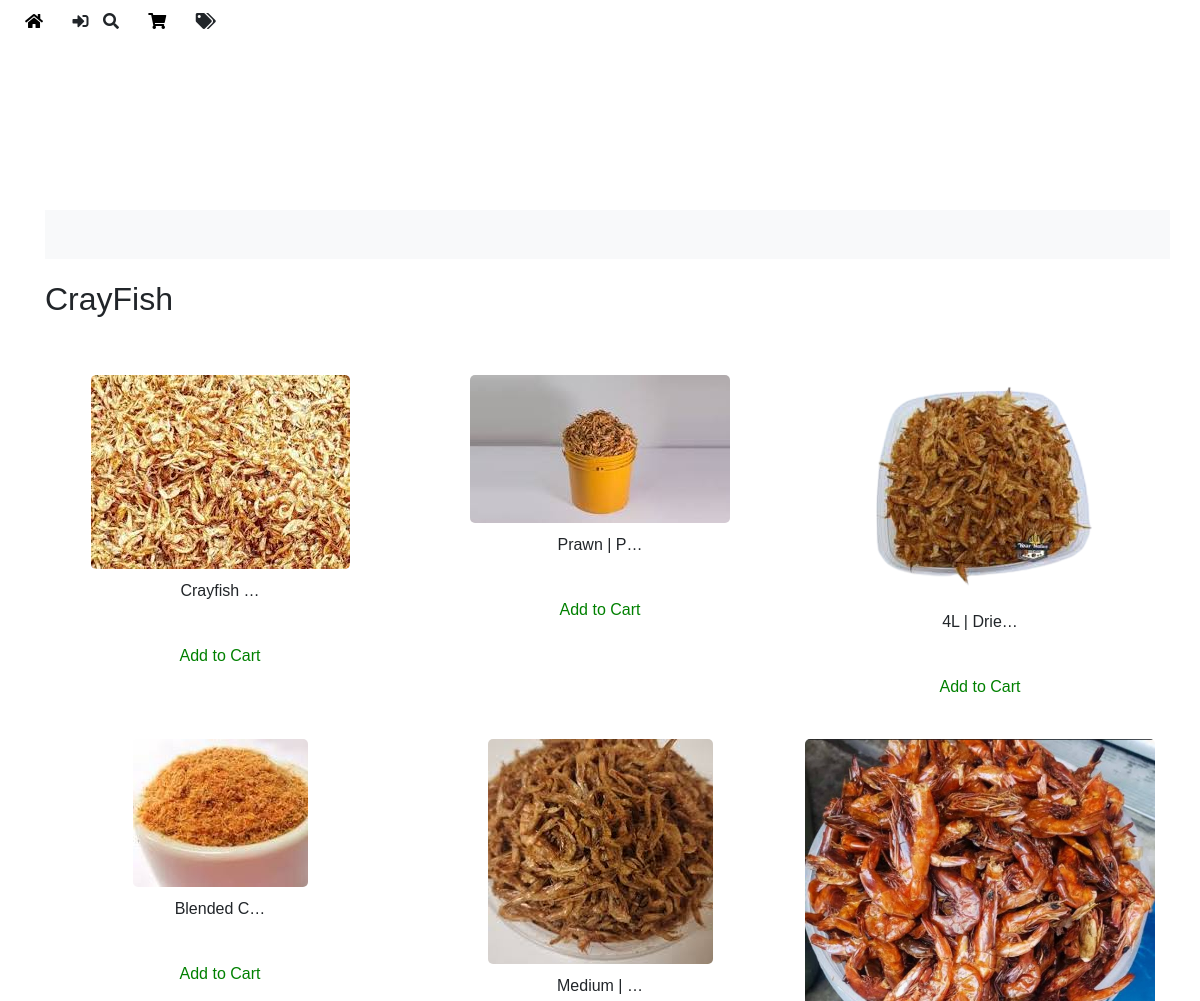
Before: /crayfish/ (upper part) with the older database file.
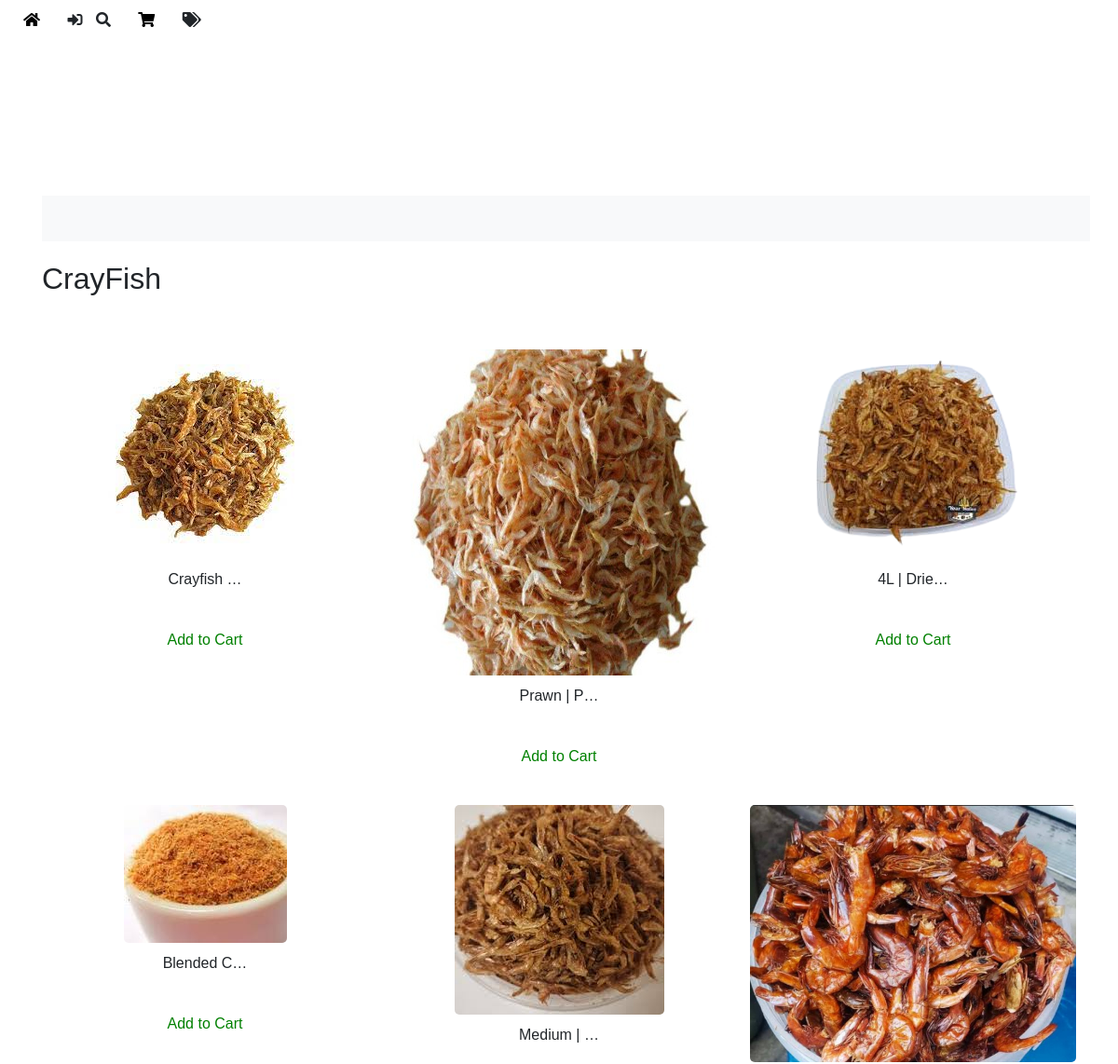
After: the same page with the newer database file.
### afri_food/models.py (models this page shows, shortened)
class CrayFish(models.Model):
    title = models.CharField(max_length=100)
    kg = models.FloatField(help_text="Enter the weight in kg")
    in_stock = models.BooleanField(default=True, help_text="Is this item in stock?")
    price = models.FloatField(help_text="Enter the price of the item")
    subcategory = models.ForeignKey(Subcategory, on_delete=models.CASCADE)
    images = GenericRelation(Image)
    comments = GenericRelation(Comment)

class Image(models.Model):
    content_type = models.ForeignKey(ContentType, on_delete=models.CASCADE)
    object_id = models.PositiveIntegerField()
    content_object = GenericForeignKey('content_type', 'object_id')
    image = models.ImageField(upload_to='images/')

### afri_food/views.py (the view)
# urls.py: path('crayfish/', views.crayfish_view, name='crayfish'),
def crayfish_view(request):
    user = request.user
    crayfish_data = annotate_with_model_name(CrayFish.objects.order_by('-id'), 'crayfish')
    paginator = Paginator(crayfish_data, 50)  # Show 50 oils per page
    page_number = request.GET.get('page')
    crayfish = paginator.get_page(page_number)
    if user.is_authenticated:
        cart = Cart.objects.filter(user=user).first()
        if cart:
            cart_item_ids = set(cart.items.values_list('object_id', flat=True))
            for fish in crayfish:
                fish.in_cart = fish.id in cart_item_ids
    context = {
        'crayfish_data': crayfish,
        'user': user
    }
    return render(request, 'market/crayfish.html', context)

### afri_food/context_processors.py (called while the page is built)
def cart_item_count(request):
    if request.user.is_authenticated:
        cart_item_count = CartItem.objects.filter(cart__user=request.user).count()
    else:
        cart_item_count = 0
    return {
        'cart_item_count': cart_item_count
    }

### afri_food/model_annotate.py (called while the page is built)
def annotate_with_model_name(queryset, model_name):
        for item in queryset:
            item.model_name = model_name
        return queryset

### afri_food/templates/market/crayfish.html (shortened to what this page needs)
{% extends 'market/layout.html' %}
{% load static %}
{% block body %}
<div class="container" style="top: 20px; position: relative;">
  <div class="scrolling-text-container">
    <div class="scrolling-text">
    </div>
  </div>
  <div style="margin-top: 70px;" class="row">
    <div class="col">
      <h2>CrayFish</h2>
      <br>
      <div class="row">
        {% for crayfish in crayfish_data %}
          {% if crayfish.images.exists %}
            <div class="col-4 d-flex flex-column align-items-center">
              <br>
              <a href="{% url 'product_detail' model=crayfish.model_name id=crayfish.id %}" class="d-flex flex-column align-items-center">
                <img
                  class="img-fluid product-image"
                  loading="lazy"
                  alt="{{crayfish.title}}"
                  src="{{ crayfish.images.first.image.url }}"
                />
                <span>{{crayfish.title|truncatechars:10}}</span>
              </a>
              {% if crayfish.in_cart %}
                <p style="color: red;" class="mt-2 remove-from-cart" data-product-type="{{ crayfish.model_name }}" data-item-id="{{ crayfish.id }}">Remove from Cart</p>
              {% else %}
                <p style="color: green;" class="mt-2 add-to-cart" data-product-type="{{ crayfish.model_name }}" data-item-id="{{ crayfish.id }}">Add to Cart</p>
              {% endif %}
            </div>
          {% endif %}
        {% endfor %}
      </div>
    </div>
  </div>
</div>
<br>
<br>
<br>
<br>
  {% endblock %}

Changed rows visible on the page:
changed through a linked row, CrayFish "Crayfish …": images.first.image: a different picture
changed through a linked row, CrayFish "Prawn | P…": images.first.image: a different picture
